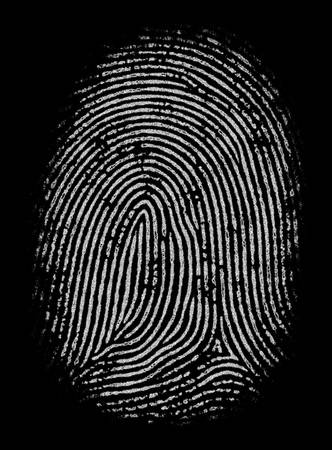
#> input picture fingerprint.jpg, 332 x 450 px
$ jupyter execute 'Assignment 4.ipynb'
#> lines starting #> are read from the running program, lines starting #| are printed output that depends on the picture; after the words box and inside, x2 and y2 are one past the last pixel; in counts of white or black regions, pixels touching at a corner belong together
[cell 1]
import numpy as np
import cv2
import math as m
from matplotlib import pyplot as plt

[cell 2]
im_gray = cv2.imread('fingerprint.jpg', cv2.IMREAD_GRAYSCALE)
#> im_gray is the input picture: shape (450, 332); min 0, max 255, mean 37
(thresh, im_bw) = cv2.threshold(im_gray, 128, 255, cv2.THRESH_BINARY | cv2.THRESH_OTSU)
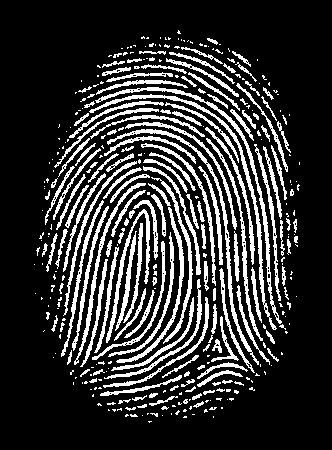
#> im_bw: shape (450, 332); 19.5% white; 364 white regions (212 under 20 px), largest, box (x1, y1, x2, y2) and area: (89, 94, 277, 330) 1217, (95, 87, 282, 324) 1202, (107, 129, 259, 365) 1091
#> thresh = 83
thresh = 127
im_bw = cv2.threshold(im_gray, thresh, 255, cv2.THRESH_BINARY)[1]
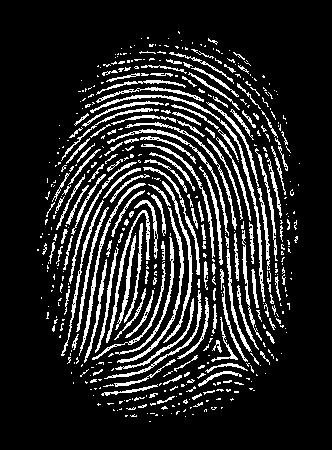
#> im_bw: shape (450, 332); 14.9% white in thin lines or dots, all inside (x1, y1, x2, y2) = (37, 31, 300, 422)
cv2.imwrite('fingerprint_bw.png', im_bw)
#> Out = True

[cell 3]
test = np.array([[0,0,0,0,0,0,255,0,0],
                 [0,0,0,0,0,0,0,0,0],
                 [0,0,255,255,255,255,255,255,0],
                 [255,0,255,255,255,255,255,255,0],
                 [0,0,255,255,255,255,0,255,0],
                 [0,0,255,255,255,255,255,255,0],
                 [0,0,0,0,0,0,0,0,0],
                 [0,0,255,0,0,0,0,0,0]])
im_bw = test

[cell 4]
def zero_pad (image, pad):
    paddedImage = np.pad(image,((pad,pad),(pad,pad)), 'constant', constant_values = (0,0))
    return paddedImage

[cell 5]
def form_marker(image):
    H, W = np.shape(image)
    marker = np.empty([H, W])
    for h in range(H):
            for w in range(W):
                if h == 0 or h == (H-1) or w == 0 or w == (W-1):
                    marker[h,w] = 255 - image[h,w]
                else:
                    marker[h,w] = 0
    return marker

[cell 6]
def dilation(image):
    H, W = np.shape(image)
    dilated_image = np.empty([H, W])
    paddedImage = zero_pad(image, 1)
    for h in range(H):
            for w in range(W):
                vert_start = h
                vert_end = vert_start+3
                horiz_start = w
                horiz_end = horiz_start+3
                imageSlice = paddedImage[vert_start:vert_end, horiz_start:horiz_end]
                if np.sum(imageSlice) != 0:
                    dilated_image[h,w] = 255
                else:
                    dilated_image[h,w] = 0
    dilated_image = dilated_image.astype(np.uint8)
    return dilated_image

[cell 7]
def erosion(image):
    Structuring_Element = np.full((7,7),255)
    H, W = np.shape(image)
    eroded_image = np.empty([H, W])
    for h in range(H):
            for w in range(W):
                vert_start = h-1
                vert_end = vert_start+7
                horiz_start = w-1
                horiz_end = horiz_start+7
                imageSlice = image[vert_start:vert_end, horiz_start:horiz_end]
                if np.array_equal(imageSlice,Structuring_Element):
                    eroded_image[h,w] = 255
                else:
                    eroded_image[h,w] = 0
    eroded_image = eroded_image.astype(np.uint8)
    return eroded_image

[cell 8]
def complement(marker):
    H, W = np.shape(marker)
    comp = np.empty([H, W])
    for h in range(H):
            for w in range(W):
                if marker[h,w] == 0:
                    comp[h,w] = 255
                else:
                    comp[h,w] = 0
    return comp

[cell 9]
def intersection(image1, image2):
    H, W = np.shape(image1)
    intersect_array = np.empty([H, W])
    for h in range(H):
            for w in range(W):
                if image1[h,w] == image2[h,w] == 255:
                    intersect_array[h,w] = 1
                else:
                    intersect_array[h,w] = 0
    return intersect_array

[cell 10]
def geodesicdilation(marker, mask, k):
#> called with marker = array of shape (8, 9), mask = array of shape (8, 9), k = 1000
    H, W = np.shape(marker)
    gdilation = np.empty([H, W])
    temp = marker
    for i in range(k):
        dilated_image = dilation(temp)
        intersect_array = intersection(dilated_image, mask)
        for h in range(H):
            for w in range(W):
                if intersect_array[h,w] == 1:
                    gdilation[h,w] = 255
                else:
                    gdilation[h,w] = 0
        temp = gdilation
    return gdilation, intersect_array

[cell 11]
#if the image object is black
#im_bw = form_mask(im_bw)
#im_bw = im_bw.astype(np.uint8)
eroded_image = erosion(im_bw)
boundary = im_bw-eroded_image
marker_image = form_marker(boundary)
marker_image = marker_image.astype(np.uint8)
mask = complement(boundary)
mask = mask.astype(np.uint8)
#print (im_bw)
#print (marker_image)

[cell 12]
reconstruct, intersect_array = geodesicdilation(marker_image, mask, 1000)
intersect_array = intersect_array*255
intersect_array = intersect_array.astype(np.uint8)
reconstruct = reconstruct.astype(np.uint8)
output = complement(reconstruct)
